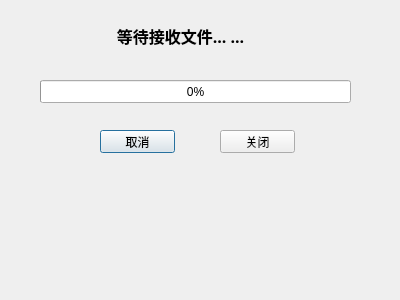
<?xml version="1.0" encoding="UTF-8"?>
<ui version="4.0">
 <class>TcpClient</class>
 <widget class="QDialog" name="TcpClient">
  <property name="geometry">
   <rect>
    <x>0</x>
    <y>0</y>
    <width>400</width>
    <height>300</height>
   </rect>
  </property>
  <property name="windowTitle">
   <string>接收文件</string>
  </property>
  <property name="windowIcon">
   <iconset resource="images.qrc">
    <normaloff>:/images/send.png</normaloff>:/images/send.png</iconset>
  </property>
  <widget class="QPushButton" name="tcpClientCancleBtn">
   <property name="geometry">
    <rect>
     <x>100</x>
     <y>130</y>
     <width>75</width>
     <height>23</height>
    </rect>
   </property>
   <property name="text">
    <string>取消</string>
   </property>
   <property name="icon">
    <iconset resource="images.qrc">
     <normaloff>:/images/redo.png</normaloff>:/images/redo.png</iconset>
   </property>
  </widget>
  <widget class="QPushButton" name="tcpClientCloseBtn">
   <property name="geometry">
    <rect>
     <x>220</x>
     <y>130</y>
     <width>75</width>
     <height>23</height>
    </rect>
   </property>
   <property name="text">
    <string>关闭</string>
   </property>
   <property name="icon">
    <iconset resource="images.qrc">
     <normaloff>:/images/exitLogin.png</normaloff>:/images/exitLogin.png</iconset>
   </property>
  </widget>
  <widget class="QLabel" name="tcpClientStatusLabel">
   <property name="geometry">
    <rect>
     <x>20</x>
     <y>0</y>
     <width>321</width>
     <height>71</height>
    </rect>
   </property>
   <property name="font">
    <font>
     <family>Agency FB</family>
     <pointsize>12</pointsize>
     <weight>75</weight>
     <bold>true</bold>
    </font>
   </property>
   <property name="text">
    <string>等待接收文件... ...</string>
   </property>
   <property name="alignment">
    <set>Qt::AlignCenter</set>
   </property>
  </widget>
  <widget class="QProgressBar" name="progressBar">
   <property name="geometry">
    <rect>
     <x>40</x>
     <y>80</y>
     <width>311</width>
     <height>23</height>
    </rect>
   </property>
   <property name="value">
    <number>0</number>
   </property>
  </widget>
 </widget>
 <resources>
  <include location="images.qrc"/>
 </resources>
 <connections/>
</ui>
